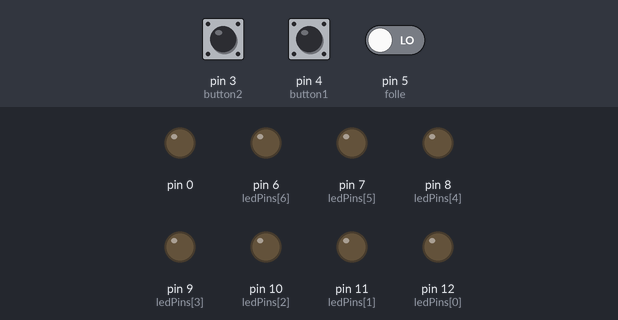
A sketch run on a simulated Arduino Uno, built with avr-gcc and run on an emulated ATmega328P. Parts: output pins drawn as LEDs (lit = HIGH). Dashed ring = blinking. The test bench sets the inputs (shaded band); at power-on: pin 3 (button2) LOW, pin 4 (button1) LOW, pin 5 (folle) LOW.

Above: at 1.2 s.
1.3 s: pin 3 (button2) pulled HIGH for 0.15 s
At 2.0 s:
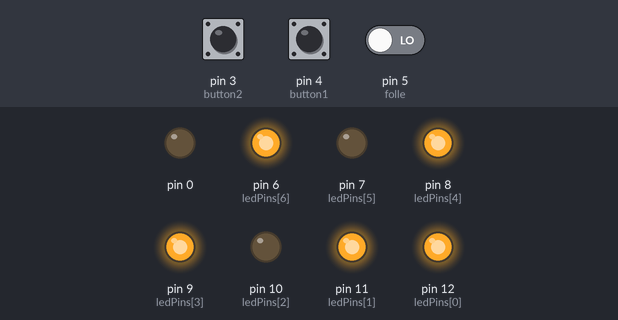
2.9 s: pin 4 (button1) pulled HIGH for 0.15 s
At 3.2 s:
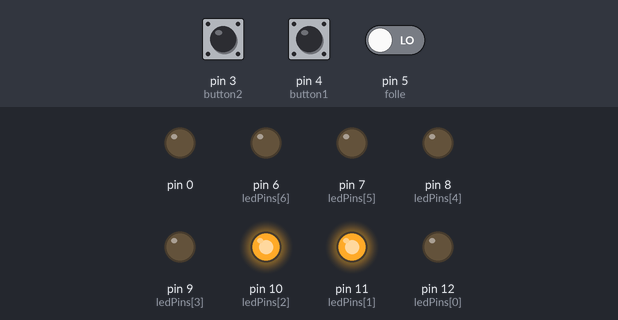
4.5 s: pin 5 (folle) driven HIGH
At 5.6 s:
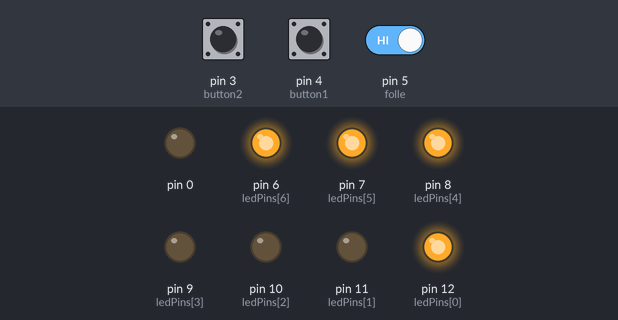
6.0 s: pin 3 (button2) pulsed HIGH 5 times (0.12 s each, 0.3 s apart)
9.0 s: pin 4 (button1) pulled HIGH for 1 s
At 9.15 s:
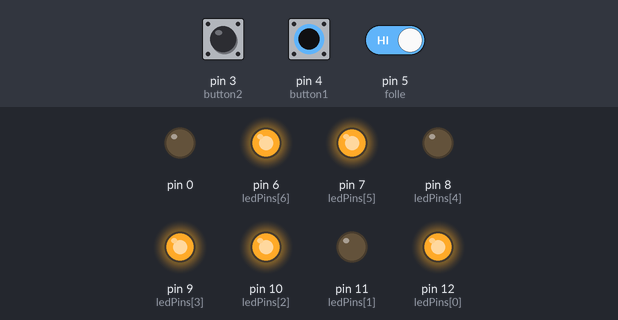
11.5 s: pin 4 (button1) pulsed HIGH 5 times (0.12 s each, 0.3 s apart)
At 12.25 s:
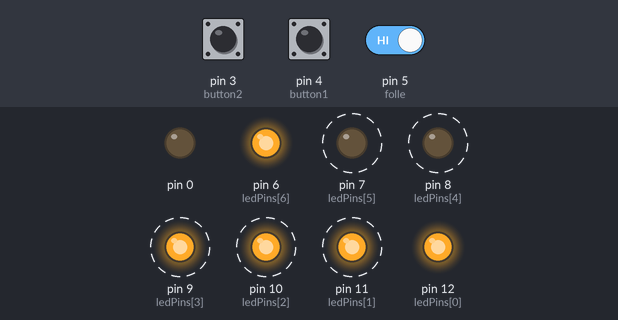
Timing chart, 0 to 14.5 s (numbered marks = the images above; inputs shaded):
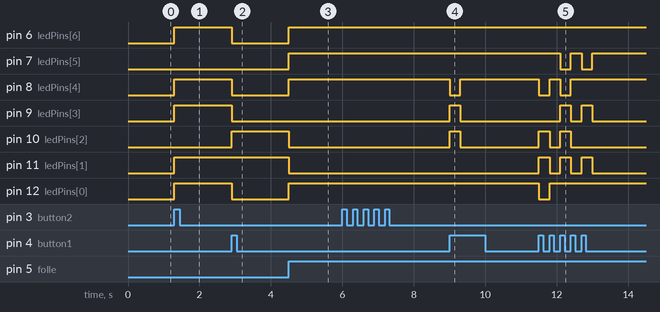

Measured:
- after the input at 1.3 s, pin 6 (ledPins[6]), pin 8 (ledPins[4]), pin 9 (ledPins[3]), pin 11 (ledPins[1]), pin 12 (ledPins[0]): LOW → HIGH at once
- after the input at 2.9 s, pin 6 (ledPins[6]), pin 8 (ledPins[4]), pin 9 (ledPins[3]), pin 12 (ledPins[0]): HIGH → LOW at once; pin 10 (ledPins[2]): LOW → HIGH at once
- after the input at 4.5 s, pin 6 (ledPins[6]), pin 7 (ledPins[5]), pin 8 (ledPins[4]), pin 12 (ledPins[0]): LOW → HIGH at once; pin 10 (ledPins[2]), pin 11 (ledPins[1]): HIGH → LOW at once
- after the input at 9.0 s, pin 8 (ledPins[4]): HIGH → LOW at once, → HIGH 0.30 s later; pin 9 (ledPins[3]), pin 10 (ledPins[2]): LOW → HIGH at once, → LOW 0.30 s later
- after the input at 11.5 s, pin 7 (ledPins[5]): alternates HIGH for 0.30 s and LOW for 0.30 s, 4 changes in all, then stays HIGH, starting after 0.60 s; pin 8 (ledPins[4]): alternates HIGH for 0.30 s and LOW for 0.30 s, 4 changes in all, then stays HIGH, starting at once

The sketch:

Contamarce.ino
```cpp
int ledPins[] = {12,11,10,9,8,7,6};
int button1 = 4;
int button2 = 3;
int folle = 5;
boolean sw_read1;
boolean sw_read2;
boolean sw_read3;
int k =0;
int knew=9;
//int contat=0;
int combinazioni[10][7]= {{0,1,1,0,0,0,0},
                          {1,1,0,1,1,0,1},
                          {1,1,1,1,0,0,1},
                          {0,1,1,0,0,1,1},
                          {1,0,1,1,0,1,1},
                          {1,0,1,1,1,1,1},
                          {1,1,1,0,0,0,0},
                          {1,1,1,1,1,1,1},
                          {1,1,1,1,0,1,1},
                          {1,0,0,0,1,1,1}};
//variabili Manfredi pelato
unsigned int currentGear = 0; //Inizialmente dovrebbe assumere la marcia lasciata dall'ultimo utilizzo(come si fa? Eh signor magi?)
bool BlockIncrement = false;
bool BlockDecrement = false;

void setup() {

  pinMode(button1, INPUT);
  pinMode(button2, INPUT);
  pinMode(folle, INPUT);

  for(int i=0; i<10; i++){
    pinMode(ledPins[i], OUTPUT);
    digitalWrite(ledPins[i],LOW);
  }
}

void loop() {

  if(digitalRead(button1) && !BlockDecrement)//Decrementa Marcia Premuto (Bottone1)
  {
    BlockDecrement = true;
    // BlockIncrement = false;

    //verifico che la marcia sia > 0 per decrementarla
    if(currentGear > 0)
      currentGear--;

    for(int i=0; i<7; i++)
    {
      if(combinazioni[currentGear][i] == 1){
        digitalWrite(ledPins[i], HIGH);
      }
      else{
        digitalWrite(ledPins[i], LOW);
      }
    }
    delay(300);
  }
  else if(digitalRead(button2) && !BlockIncrement)//Incrementa Marcia Premuto (Bottone2)
  {
    BlockIncrement = true;
    // BlockDecrement = false;

    //verifico che la marcia sia < 5 per incrementarla
    if(currentGear < 5)
      currentGear++;

    for(int i=0; i<7; i++){
      if(combinazioni[currentGear][i] == 1){

        digitalWrite(ledPins[i], HIGH);
     }
     else{
      digitalWrite(ledPins[i], LOW);
      }
    }
    //delay(300);
  }
  else if(digitalRead(folle))//bottone folle pazzo in culo premuto (folle)
  {
    k=0;
    for(int j=0; j<7; j++){
      if(combinazioni[knew][j] == 1){

        digitalWrite(ledPins[j], HIGH);
      }
     else{
      digitalWrite(ledPins[j], LOW);
      }
    }
    //delay(300);
  }

  //Quando il bottone "marcia giù" non è premuto, riabilito la lettura del bottone
  if(!digitalRead(button1)){
    BlockDecrement = false;
  }
  //Quando il bottone "marcia su" non è premuto, riabilito la lettura del bottone
  if(!digitalRead(button2)){
    BlockIncrement = false;
  }


}
```
